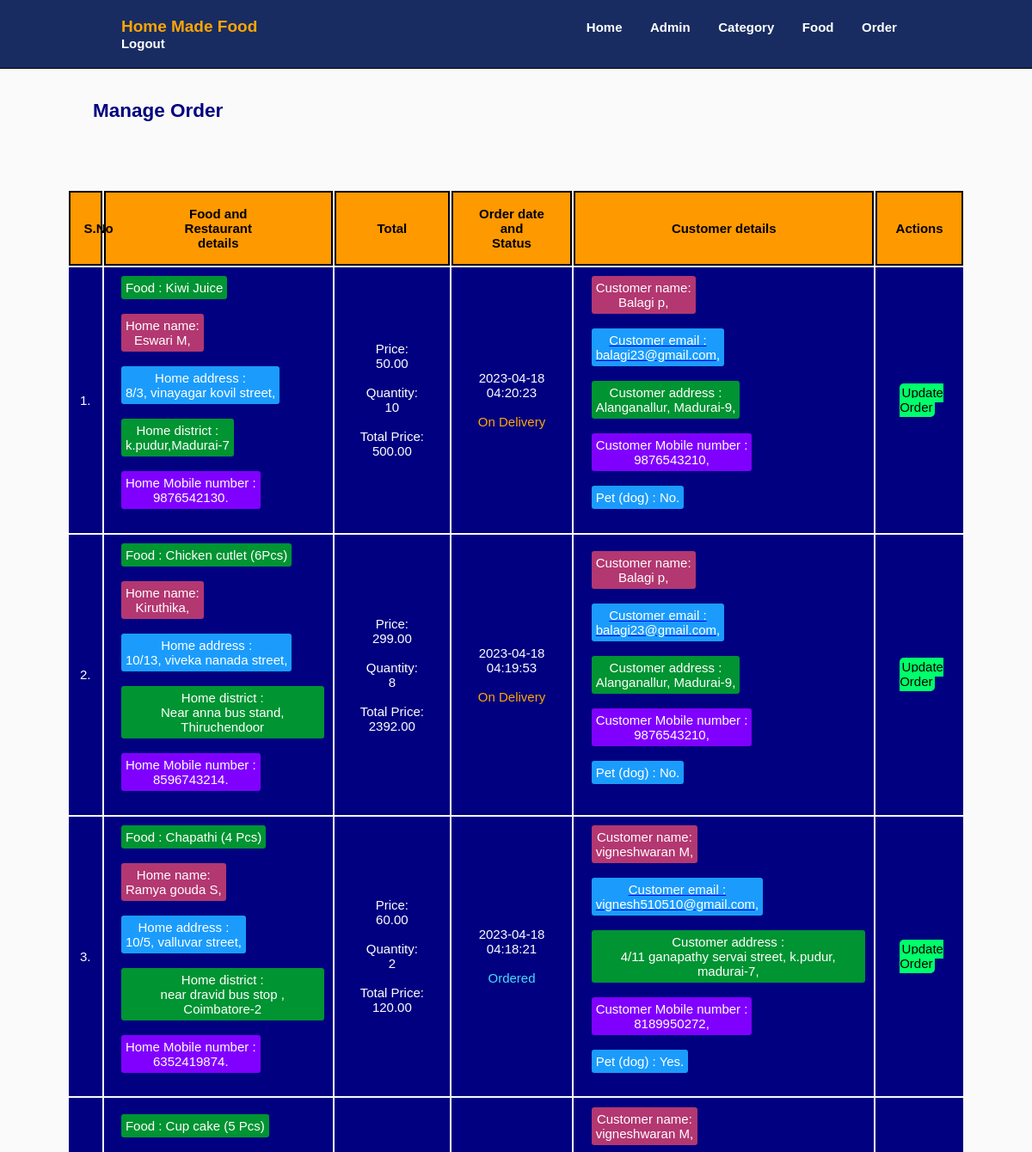
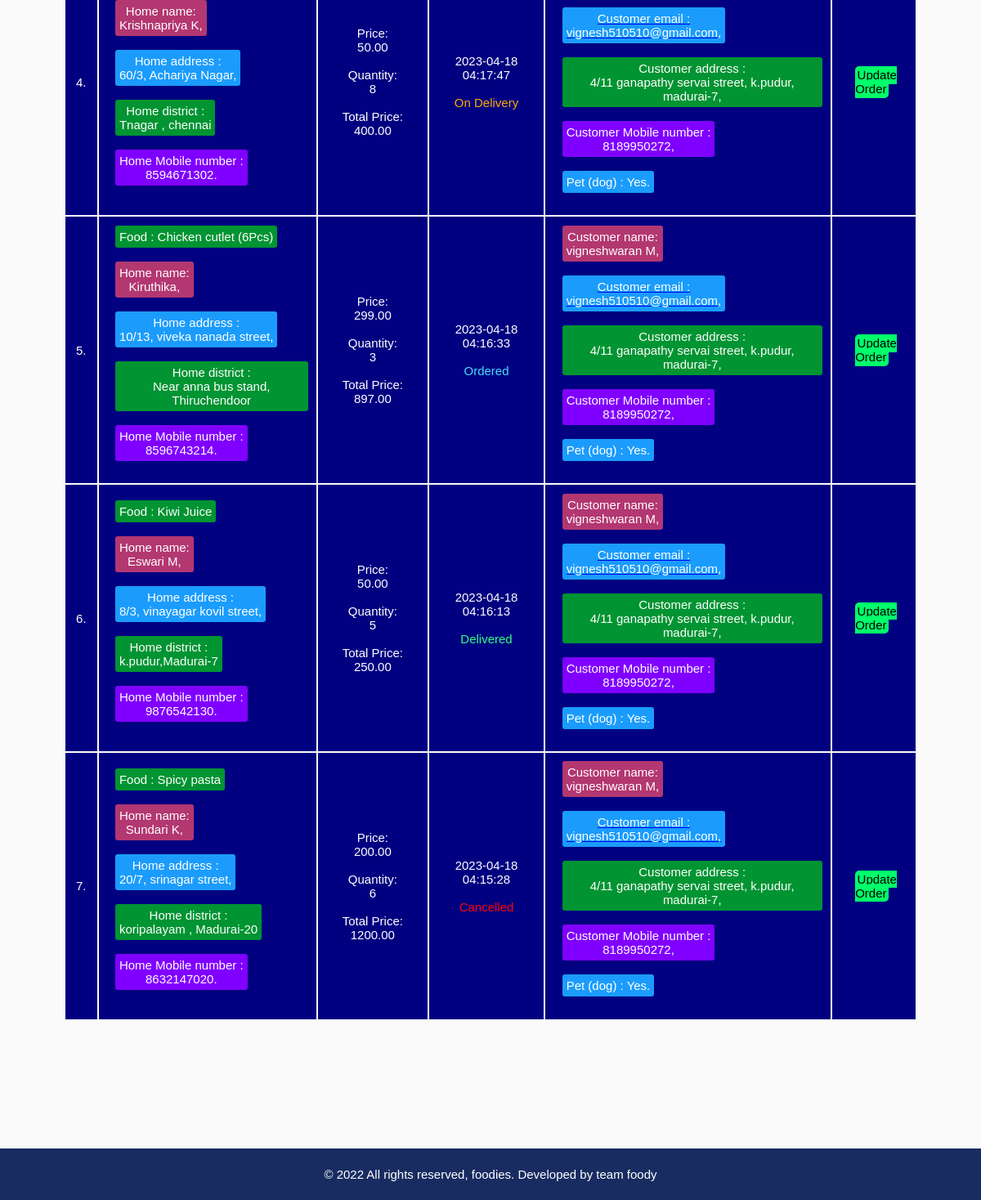
Page /Back-end/Home-food/admin/manage-order.php (signed in) on the earlier database version (2 pictures, top to bottom).
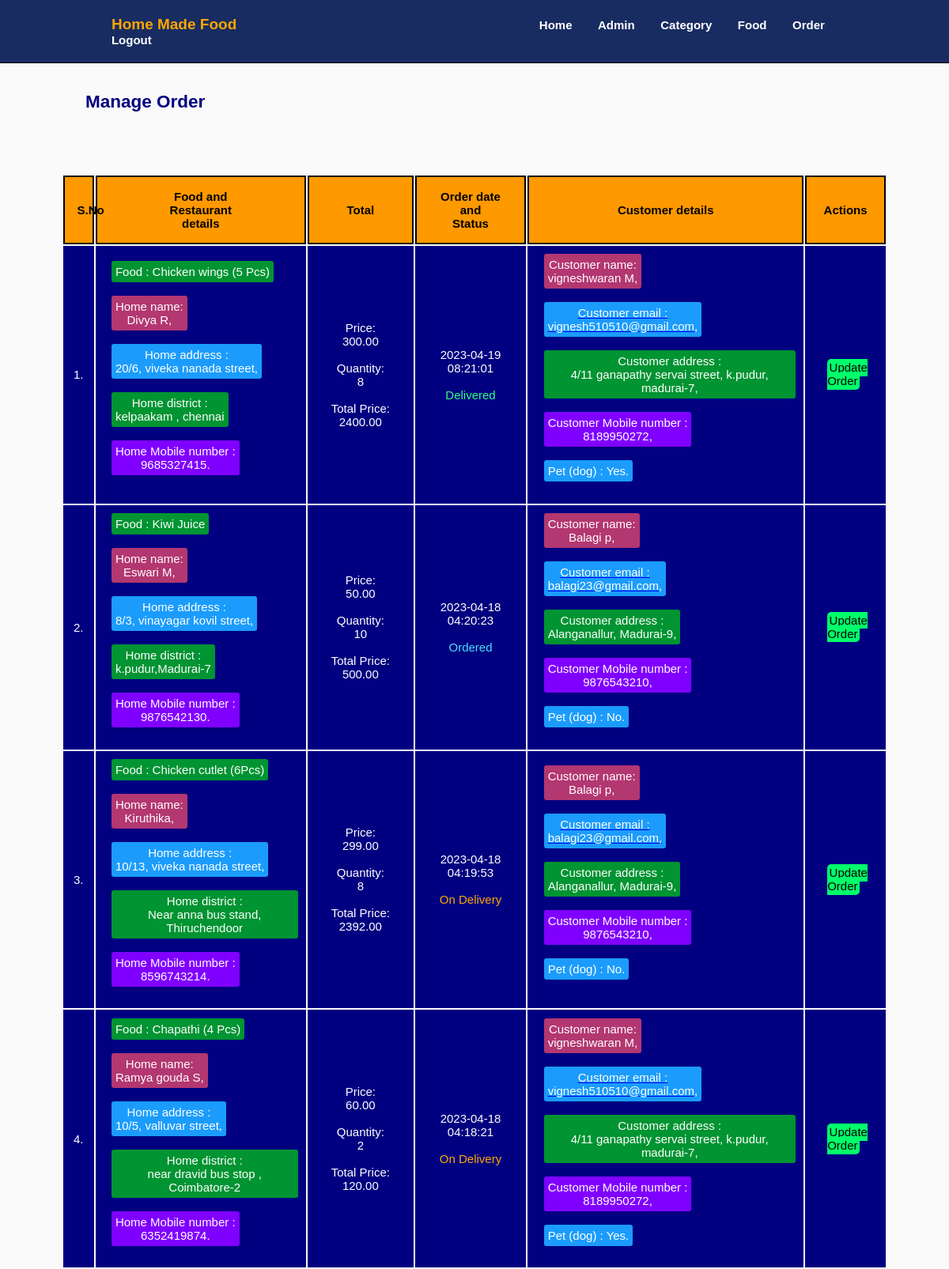
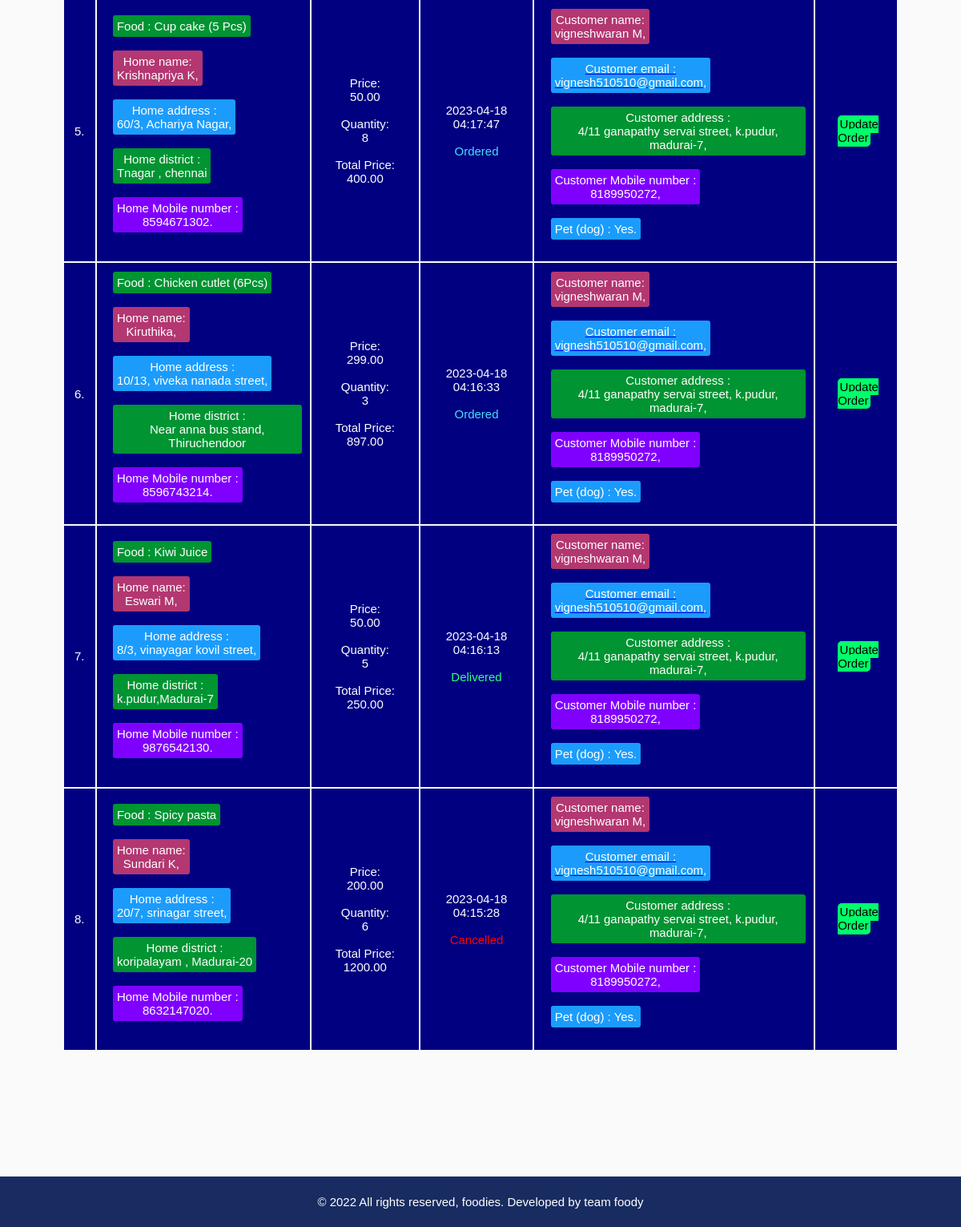
Same page on the later database version (2 pictures, top to bottom).
### tables this page shows
CREATE TABLE `basket_home` (
  `id` int(10) UNSIGNED NOT NULL,
  `food` varchar(150) NOT NULL,
  `home_name` varchar(200) NOT NULL,
  `home_address` varchar(200) NOT NULL,
  `home_district` varchar(200) NOT NULL,
  `home_number` varchar(20) NOT NULL,
  `price` decimal(10,2) NOT NULL,
  `qty` int(11) NOT NULL,
  `total` decimal(10,2) NOT NULL,
  `order_date` datetime NOT NULL,
  `status` varchar(50) NOT NULL,
  `cust_name` varchar(150) NOT NULL,
  `cust_contact` varchar(20) NOT NULL,
  `cust_email` varchar(150) NOT NULL,
  `cust_address` varchar(255) NOT NULL,
  `is_pet` varchar(50) NOT NULL,
  `user_id` int(11) NOT NULL,
  `order_taken` varchar(200) NOT NULL
);

### Back-end/Home-food/admin/manage-order.php (the view, shortened to what this page needs)
<?php include('partials/menu.php'); ?>
    <div class="main-content ">
<div class="wrapper">
   </div>
</div>
   <div class="main-content ">
    <div class="wrapper2">
    <h2 style="margin-left:30px; color:navy; font-weight:bold; margin-bottom:10px;">Manage Order</h2>
                    <table class="tbl-full">
                        <tr>
                          <th>S.No</th>
                          <th>Food and <br>Restaurant<br>details</th>
                          <th>Total</th>
                          <th>Order date and<br>Status</th>
                          <th>Customer details</th>
                          <th>Actions</th>
                          <?php
                           $sql = "SELECT * FROM basket_home ORDER BY id DESC";
                           $res = mysqli_query($conn, $sql);
                           if($res==TRUE)
                           {
                            $count = mysqli_num_rows($res);
                            $sn=1;
                            if($count>0){
                               while($rows=mysqli_fetch_assoc($res)){
                                   $id=$rows['id'];
                                   $food=$rows['food'];
                                   $home_name=$rows['home_name'];
                                   $home_address=$rows['home_address'];
                                   $home_district=$rows['home_district'];
                                   $home_number=$rows['home_number'];
                                   $price=$rows['price'];
                                   $qty=$rows['qty'];
                                   $total=$rows['total'];
                                   $order_date=$rows['order_date'];
                                   $status=$rows['status'];
                                   $cust_name=$rows['cust_name'];
                                   $cust_contact=$rows['cust_contact'];
                                   $cust_email=$rows['cust_email'];
                                   $cust_address=$rows['cust_address'];
                                   $is_pet=$rows['is_pet'];
                                   ?>
                        </tr>
                        <tr>
                        <td><?php echo $sn++; ?>.</td>
                          <td>
                                <span><?php echo "<div class='f-details3'>Food : ".$food."</div>"; ?></span><br>
                                <span><?php echo "<div class='f-details1'>Home name: <br>".$home_name.",</div>"; ?></span><br>
                                <span><?php echo "<div class='f-details2'>Home address :<br> ".$home_address."</div>"; ?><span><br>
                                <span><?php echo "<div class='f-details3'>Home district :<br> ".$home_district."</div>"; ?></span><br>
                                <span><?php echo "<div class='f-4'>Home Mobile number : <br>".$home_number.".</div>"; ?></span><br>
                          </td>
                          <td>
                                 <span><?php echo "Price:<br> ".$price."</div>"; ?></span><br><br>
                                <span><?php echo "Quantity:<br>".$qty."</div>"; ?><span><br><br>
                                <span><?php echo "Total Price: ".$total."</div>"; ?></span><br>
                          </td>
                          <td >
                          <span><?php echo $order_date; ?></span><br><br>
                          <span>
                           <?php
                                     if($status==="Ordered"){
                                       echo "<label style='color:#48dbfb;'>$status</label>";
                                     }
                                     elseif($status=="On Delivery"){
                                       echo "<label style='color:#ffa801;'>$status</label>";
                                     }
                                     elseif($status=="Delivered"){
                                       echo "<label style='color:#32ff7e;'>$status</label>";
                                     }
                                     elseif($status=="Cancelled"){
                                       echo "<label style='color:red;'>$status</label>";
                                     }
                           ?></span>
                          </td>
                          <td><span><?php echo "<div class='f-details1'>Customer name: <br>".$cust_name.",</div>"; ?></span><br>
                          <a href="mailto:<?php echo $cust_email;?>"><span><?php echo "<div class='f-details2'>Customer email : <br>".$cust_email.",</div>"; ?><span></a> <br>
                                <span><?php echo "<div class='f-details3'>Customer address : <br>".$cust_address.",</div>"; ?></span><br>
                                <span><?php echo "<div class='f-4'>Customer Mobile number : <br>".$cust_contact.",</div>"; ?></span><br>
                                <span><?php echo "<div class='f-details2'>Pet (dog) : ".$is_pet.".</div>"; ?></span><br>
                           </td>
                           <td>
                           <span> <a href="<?php echo SITEURL; ?>Back-end/Home-food/admin/update-order.php?id=<?php echo $id; ?>" class="btn-secondary1" style="margin;0px">Update Order</a></span>
                           <?php
                           }
                        }
                        else
                         {
                           ?>
                             <tr>
                             <td>  <div class="error">No Order placed    <strong>X</strong></div></td>
                              </tr>
                                 <?php
                                 }
                                }
                                else{
                                }
                               ?>
                        </td>
                        </tr>
<div class="main-content ">
<div class="wrapper">
   </div>
</div>
<div class="main-content ">
<div class="wrapper">
   </div>
</div>
<div class="main-content ">
<div class="wrapper">
   </div>
</div>
<div class="main-content ">
<div class="wrapper">
   </div>
</div>
<div class="main-content ">
<div class="wrapper">
   </div>
</div>
<div class="main-content ">
<div class="wrapper">
   </div>
</div>
<?php include('partials/footer.php'); ?>

### Back-end/Home-food/admin/partials/menu.php (shortened to what this page needs)
<!DOCTYPE html>
<html lang="en">
<head>
    <link rel="stylesheet" href="../css/admin.css">
</head>
<body>
<div class="menu">
   <div class="wrapper">
    <ul>
     <li><a href="<?php echo SITEURL; ?>" style="color:orange; margin-right:350px;; font-size:19px">Home Made Food</a></li>
        <li><a href="<?php echo SITEURL; ?>Back-end/Home-food/admin/">Home</a></li>
        <li><a href="<?php echo SITEURL; ?>Back-end/Home-food/admin/manage-admin.php">Admin</a></li>
        <li><a href="<?php echo SITEURL; ?>Back-end/Home-food/admin/manage-category.php">Category</a></li>
        <li><a href="<?php echo SITEURL; ?>Back-end/Home-food/admin/manage-food.php">Food</a></li>
        <li><a href="<?php echo SITEURL; ?>Back-end/Home-food/admin/manage-order.php">Order</a></li>
        <li><a href="<?php echo SITEURL; ?>Back-end/Home-food/admin/logout-home.php">Logout</a></li>
    </ul>
</div>
</div>

### Back-end/Home-food/admin/partials/footer.php
<div class="footer text-center">
<div class="wrapper1">
    <p> &copy; 2022 All rights reserved, foodies. Developed by team foody<a href="#"></a></p>
   </div>
</div>
</body>
</html>

### Back-end/Home-food/css/admin.css (style rules this page uses)
* { margin:0; padding:0; font-family:Arial, Helvetica, sans-serif; }
.wrapper { padding: 1%; width:80%; margin: 0 auto; }
.wrapper1 { padding: 1.45%; width:80%; margin: 0 auto; }
.wrapper2 { padding: 1%; width:87%; margin: 0 auto; }
.text-center { text-align: center; }
.menu { border-bottom: 1px solid black; background-color: #182C61; padding: .7%; }
.menu ul { list-style-type: none; text-align: left; }
.menu ul li { display: inline; padding: 1.5%; }
.menu ul li a { text-decoration: none; font-weight: bold; color:white; }
.main-content { background-color: var(--veryLightGray); }
.footer { background-color:#182C61; color: white; padding: .5%; }
:root { --red: hsl(0, 78%, 62%); --cyan: hsl(180, 62%, 55%); --orange: hsl(34, 97%, 64%); --blue: hsl(212, 86%, 64%); --varyDarkBlue: hsl(234, 12%, 34%); --grayishBlue: hsl(229, 6%, 66%); --veryLightGray: hsl(0, 0%, 98%); --weight1: 200; --weight2: 400; --weight3: 600; }
body { font-size: 15px; font-family: 'Poppins', sans-serif; background-color: var(--veryLightGray); }
h2 { color: var(--varyDarkBlue); font-weight: var(--weight3); }
.tbl-full { width:100%; }
table tr th { border:2px solid rgb(0, 0, 0); padding:1.5%; color: black; font-weight: bold; background-color:rgb(255, 153, 0); }
td { text-align: center; color:white; font-weight: 500; background-color:navy; padding: 1%; }
.btn-secondary1 { background-color:#00ff6a; padding: 3%; margin:5px; border-radius: 5px; color:rgb(0, 0, 0); font-weight: 500; text-decoration: none; }
.f-details1 { padding: 5px; background-color:#B33771; width:fit-content; color: white; margin-left:10px; border-radius: 3px; text-decoration: none; }
.f-details2 { padding: 5px; background-color:#1B9CFC; width:fit-content; color: white; margin-left:10px; border-radius: 3px; text-decoration: none; }
.f-details3 { padding: 5px; background-color:#009432; width:fit-content; color: white; margin-left:10px; border-radius: 3px; text-decoration: none; }
.f-4 { padding: 5px; background-color:rgb(128, 0, 255); width:fit-content; color: rgb(255, 255, 255); margin-left:10px; border-radius: 3px; text-decoration: none; }

Differences in the rows shown:
added basket_home: food "Chicken wings (5 Pcs)", home_name "Divya R", home_address "20/6, viveka nanada street,", home_district "kelpaakam , chennai", home_number "9685327415", price "300.00", qty "8", total "2400.00", order_date "2023-04-19 08:21:01", status "Delivered", cust_name "vigneshwaran M", cust_email "vignesh510510@gmail.com", cust_address "4/11 ganapathy servai street, k.pudur, madurai-7", cust_contact "8189950272", is_pet "Yes"
changed basket_home (number 2 of 8 on the later page): status "On Delivery" → "Ordered"
changed basket_home "Chapathi (4 Pcs)": status "Ordered" → "On Delivery"
changed basket_home "Cup cake (5 Pcs)": status "On Delivery" → "Ordered"
